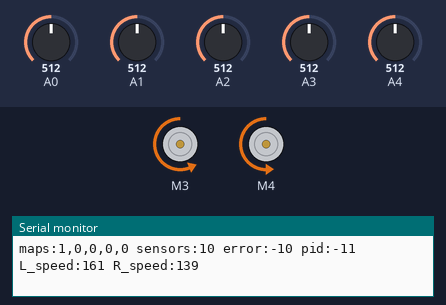
Bench run of a sketch on a simulated Arduino Uno, built with avr-gcc and run on an emulated ATmega328P. Shown: 2 × DC motor (green arrow = forward, orange = backward, longer = faster), the last lines printed to the serial monitor. The inputs (shaded band) are chosen by the test bench; at power-on: A0 = 512, A4 = 512, A1 = 512, A3 = 512, A2 = 512.

Above: at 1.26 s.
1.3 s: A0 set to 716
At 1.43 s:
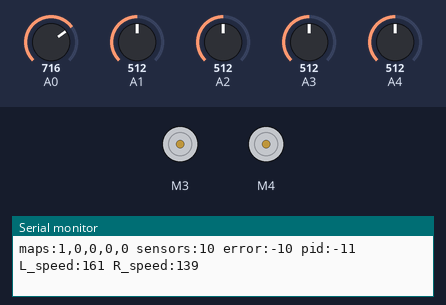
4.3 s: A4 set to 306
At 4.54 s:
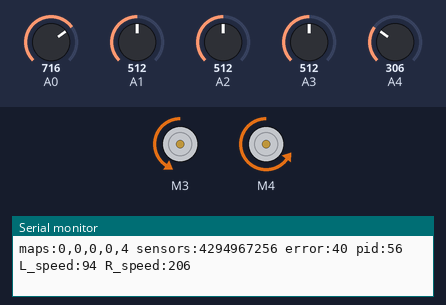
7.3 s: A1 set to 992
At 7.55 s:
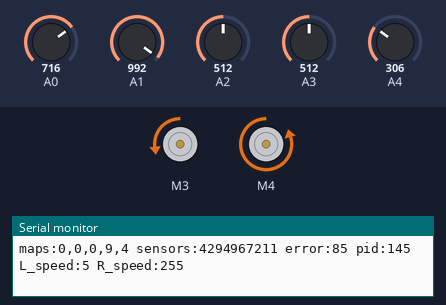
10.3 s: A3 set to 992
13.3 s: A1 set to 716
16.3 s: A3 set to 716
Timing chart, 0 to 20.3 s (numbered marks = the images above; inputs shaded):
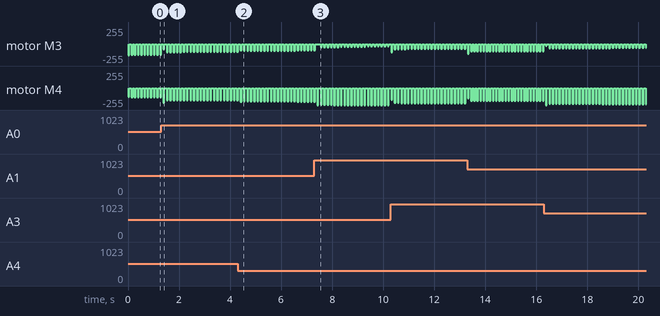

Measured:
- by itself, motor M4: ramps from backward 255/255 to stopped and jumps back, once every 0.13 s

The sketch:

LineFollower.ino
```cpp
/* Includes */

#include <AFMotor.h>

/* Constant */

#define BLACK     2
#define SPEED     150
#define MAP       9

#define Kp        1
#define Ki        100
#define Kd        1
#define TARGET    0

/* Sensors
 *
 * 0 is far right
 */

int sensor0 = 0;
int sensor1 = 0;
int sensor2 = 0;
int sensor3 = 0;
int sensor4 = 0;

/* Map values translate sensor value in a 0-MAP range */
int map0 = 0;
int map1 = 0;
int map2 = 0;
int map3 = 0;
int map4 = 0;

/* Value Black and White */

int sensor0_white = 983;
int sensor1_white = 986;
int sensor2_white = 984;
int sensor3_white = 986;
int sensor4_white = 984;

int sensor0_black = 470;
int sensor1_black = 656;
int sensor2_black = 670;
int sensor3_black = 650;
int sensor4_black = 430;

/* PID value */

int last_error = 0;
int sum_error = 0;


/* Motors */

AF_DCMotor motor_left(3);
AF_DCMotor motor_right(4);


/* Read sensors and set map values */

int update_sensors()
{

  /* Sensor 0 */
  sensor0 = analogRead(A0);
  map0 = map(sensor0,sensor0_black,sensor0_white,0,MAP);
  map0 = constrain(map0,0,MAP);

  /* Sensor 1 */
  sensor1 = analogRead(A1);
  map1 = map(sensor1,sensor1_black,sensor1_white,0,MAP);
  map1 = constrain(map1,0,MAP);

  /* Sensor 2 */
  sensor2 = analogRead(A2);
  map2 = map(sensor2,sensor2_black,sensor2_white,0,MAP);
  map2 = constrain(map2,0,MAP);

  /* Sensor 3 */
  sensor3 = analogRead(A3);
  map3 = map(sensor3,sensor3_black,sensor3_white,0,MAP);
  map3 = constrain(map3,0,MAP);

  /* Sensor 4 */
  sensor4 = analogRead(A4);
  map4 = map(sensor4,sensor4_black,sensor4_white,0,MAP);
  map4 = constrain(map4,0,MAP);

  return (map4*10 + map3*5 + map1*-5 + map0*-10);
}


/* try to follow a black line */

void follow_line_basic()
{

  if (map2 < BLACK)
    {
        motor_left.setSpeed(SPEED);
	motor_left.run(BACKWARD);
	motor_right.setSpeed(SPEED);
	motor_right.run(BACKWARD);
    }
  else
    {
      if ( (map0 < BLACK) || (map1 < BLACK) )
	{
	  motor_left.setSpeed(SPEED);
	  motor_left.run(BACKWARD);
	  motor_right.setSpeed(0);
	  motor_right.run(RELEASE);
	}
      else if ( (map3 < BLACK) || (map4 < BLACK) )
	{
	  motor_left.setSpeed(0);
	  motor_left.run(RELEASE);
	  motor_right.setSpeed(SPEED);
	  motor_right.run(BACKWARD);
	}
    }

  return;
}

void follow_line_pid(unsigned long sensors)
{
  int error;
  int pid;
  int motor_left_speed;
  int motor_right_speed;

  error = TARGET - sensors;
  sum_error += error;
  pid =  error/Kp + sum_error/Ki + (error - last_error)/Kd ;
  last_error = error;

  motor_left_speed = SPEED - pid;
  motor_right_speed = SPEED + pid;

  motor_left_speed = constrain(motor_left_speed,0,255);
  motor_right_speed = constrain(motor_right_speed,0,255);


  motor_left.setSpeed(motor_left_speed);
  motor_left.run(BACKWARD);
  motor_right.setSpeed(motor_right_speed);
  motor_right.run(BACKWARD);

  delay(50);

   motor_left.run(RELEASE);
   motor_right.run(RELEASE);

   delay(70);

  /* print map values */
  Serial.print("maps:");
  Serial.print(map4);
  Serial.print(",");
  Serial.print(map3);
  Serial.print(",");
  Serial.print(map2);
  Serial.print(",");
  Serial.print(map1);
  Serial.print(",");
  Serial.print(map0);
  Serial.print(" sensors:");
  Serial.print(sensors);
  Serial.print(" error:");
  Serial.print(error);
  Serial.print(" pid:");
  Serial.print(pid);
  Serial.print(" L_speed:");
  Serial.print(motor_left_speed);
  Serial.print(" R_speed:");
  Serial.println(motor_right_speed);

  return;
}


/* Arduino Setup */

void setup()
{
  /* Init Motors */
  motor_left.setSpeed(0);
  motor_left.run(RELEASE);
  motor_right.setSpeed(0);
  motor_right.run(RELEASE);

  /* Serial */
 Serial.begin(9600);
}


/* Arduino Loop */

void loop()
{
  /* Read sensors */
  unsigned long sensors = update_sensors();

  /* Adjust position */
  follow_line_pid(sensors);
  //follow_line_basic();
}
```
